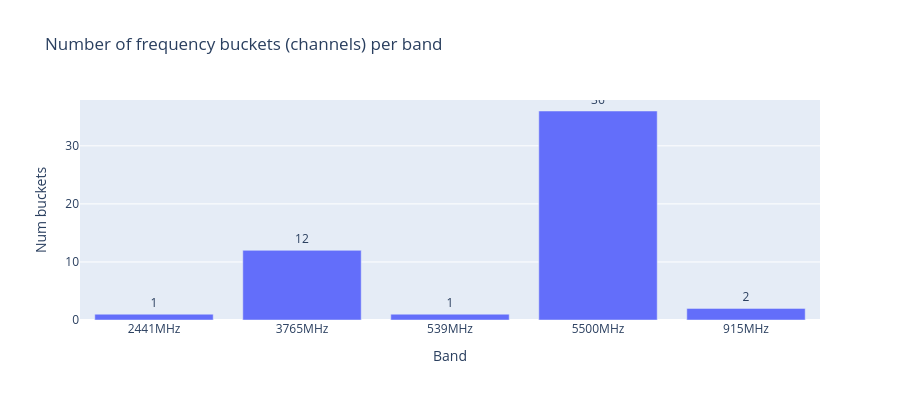

Notebook source saved alongside this figure:
### Code cell
# Bar chart: number of buckets per band
fig = go.Figure(data=[
    go.Bar(x=summary["Band"], y=summary["Num buckets"], text=summary["Num buckets"], textposition="outside")
])
fig.update_layout(
    title="Number of frequency buckets (channels) per band",
    xaxis_title="Band",
    yaxis_title="Num buckets",
    height=400,
    showlegend=False,
)
fig.show()

### Figure 1 — Plotly figure (JSON) as saved in the notebook; plotly's stock layout.template omitted (floating-point values rounded to 4 significant figures)
{"data": [{"text": [1.0, 12.0, 1.0, 36.0, 2.0], "textposition": "outside", "type": "bar", "x": ["2441MHz", "3765MHz", "539MHz", "5500MHz", "915MHz"], "y": [1, 12, 1, 36, 2]}], "layout": {"height": 400, "showlegend": false, "title": {"text": "Number of frequency buckets (channels) per band"}, "xaxis": {"title": {"text": "Band"}}, "yaxis": {"title": {"text": "Num buckets"}}}}
